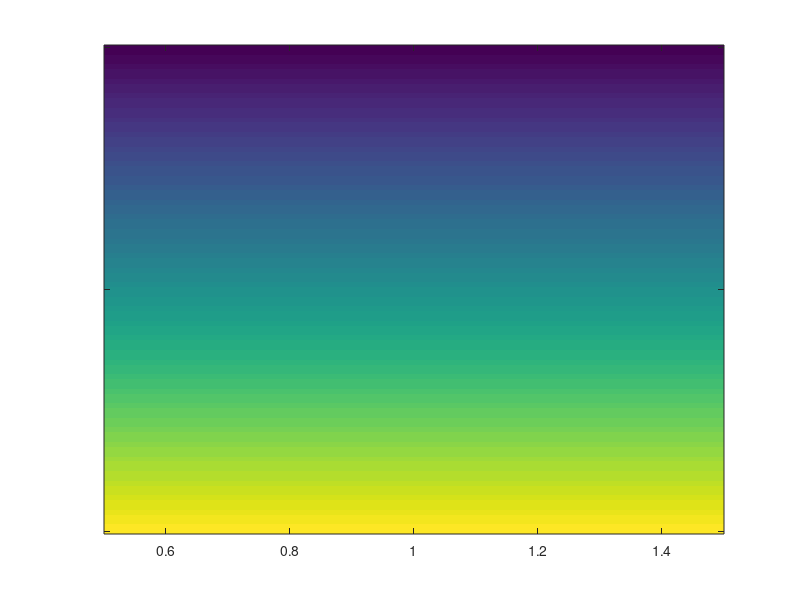

This chart was generated by the following MATLAB code: (Note: this script raises an error after producing the figure.)
clear all;
close all;

y = 0:0.01:1;
x = 1;
imagesc(x,y,y');
%pbaspect([1,7,1]);
%axis equal;
%pbaspect([15*length(y),length(x),1]);
text(0.30,0,'0cm','VerticalAlignment','top','HorizontalAlignment','center');
text(0.30,1,'1cm','VerticalAlignment','bottom','HorizontalAlignment','center');

yticks(0:0.5:1);
yticklabels({});
xticks({});
set(gca,'Ydir','normal');
set(gca,'YAxisLocation','right');
axis on;
colormap(hot);